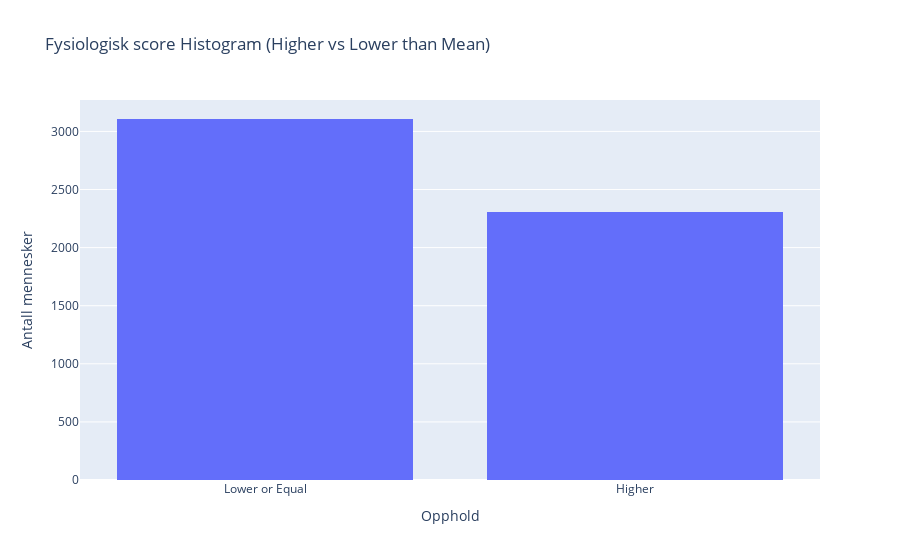

The code cell stored with this chart in its notebook:
### Code cell
import plotly.express as px

# Create the histogram and update the labels
fig = px.histogram(train_df, 
                   x=[ 'Lower or Equal' if x <= fysiologisk_score_gjennomsnitt else 'Higher' for x in train_df['fysiologisk_score']], 
                   title='Fysiologisk score Histogram (Higher vs Lower than Mean)')

# Update axis labels
fig.update_layout(
    xaxis_title='Opphold',  # Renaming x-axis to 'Opphold'
    yaxis_title='Antall mennesker',  # Renaming y-axis to 'Antall mennesker'
)

# Show the figure
fig.show()

### Figure 1 — Plotly figure (JSON) as saved in the notebook; plotly's stock layout.template omitted (floating-point values rounded to 4 significant figures; data arrays with more than 128 entries replaced by an {"elided": "..."} marker saying what was removed)
{"data": [{"alignmentgroup": "True", "bingroup": "x", "hovertemplate": "x=%{x}<br>count=%{y}<extra></extra>", "legendgroup": "", "marker": {"color": "#636efa", "pattern": {"shape": ""}}, "name": "", "offsetgroup": "", "orientation": "v", "showlegend": false, "type": "histogram", "x": {"elided": "5413 str values"}, "xaxis": "x", "yaxis": "y"}], "layout": {"barmode": "relative", "legend": {"tracegroupgap": 0}, "title": {"text": "Fysiologisk score Histogram (Higher vs Lower than Mean)"}, "xaxis": {"anchor": "y", "domain": [0, 1], "title": {"text": "Opphold"}}, "yaxis": {"anchor": "x", "domain": [0, 1], "title": {"text": "Antall mennesker"}}}}
